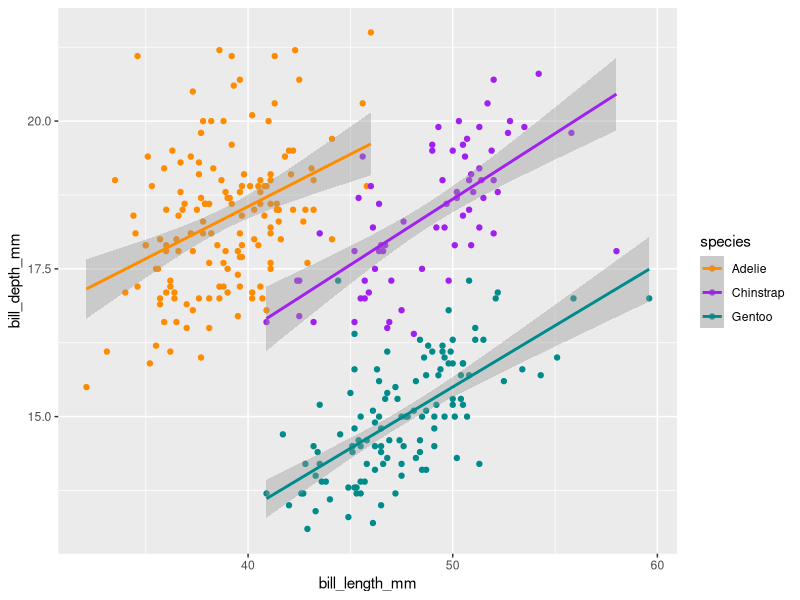
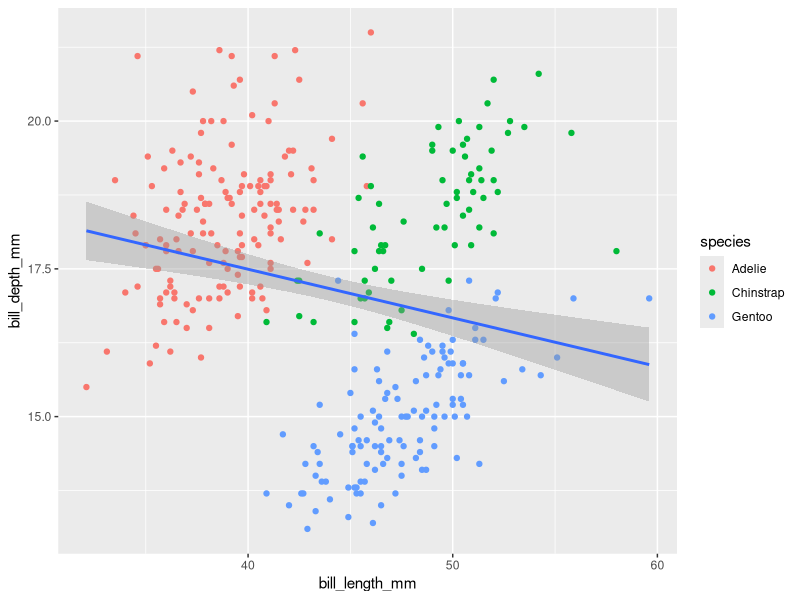
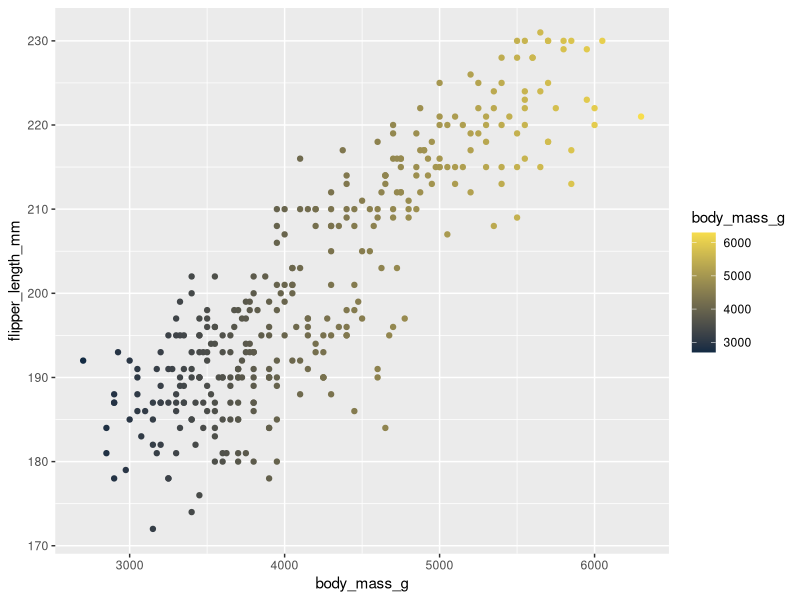
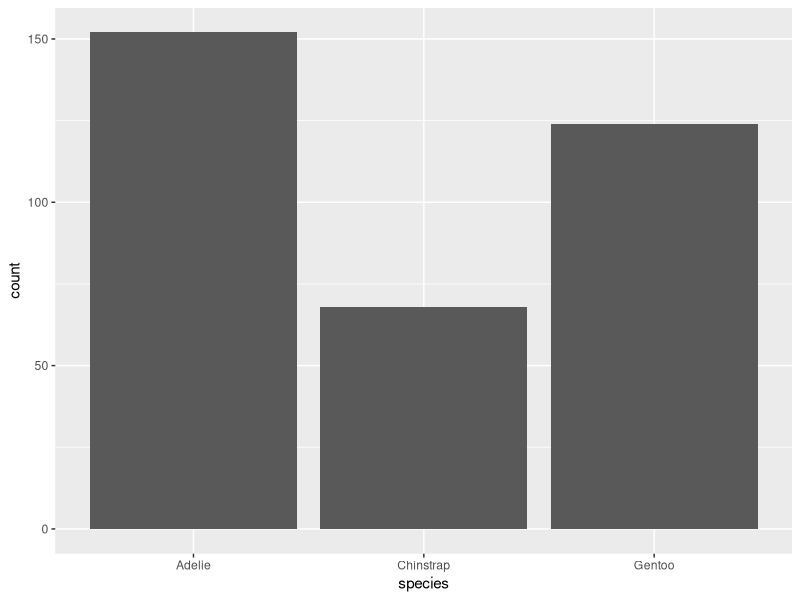

R code for these plots, in order: (Note: this script raises an error after producing the figures.)
## ---- chunk 1
library(tidyverse)
library(palmerpenguins)
## ---- chunk 2
# untidy data ----
temp_data_wide <- tribble(
  ~date, ~station1, ~station2,  ~station3,
  "2023-10-01", 30.1, 29.8,  31.2,
  "2023-11-01", 28.6, 29.1,  33.4,
  "2023-12-01", 29.9, 28.5,  32.3
)
# make tidy:
temp_data_long <- temp_data_wide |> 
  pivot_longer(cols = starts_with("station"),
               names_to = "station_id", 
               values_to = "temp_c")
## ---- chunk 3
#mapping color globally
ggplot(na.omit(penguins), mapping = aes(x = bill_length_mm,
                                      y = bill_depth_mm, color = species)) +
  geom_point() +
  geom_smooth(method = lm) +
  scale_color_manual(values = c("darkorange", "purple", "cyan4")) #adding a color scale to our species colors

#mapping color locally
ggplot(na.omit(penguins), aes(x = bill_length_mm,
                                      y = bill_depth_mm)) +
  geom_point(aes(color = species)) + 
  geom_smooth(method = lm)
#mapping a linear model to the entire dataset instead of by species

#mapping color with a continuous variable / range of colors 
ggplot(penguins, aes(x= body_mass_g, y = flipper_length_mm,
                     color = body_mass_g)) + 
  geom_point() +
  scale_color_gradient(low = "#132B43", high = "#F7DD4C") #adding a color scale 


#OTHER WAYS:
#another way to start the graph with piping:
# penguins %>% 
#  ggplot(aes(x = bill_length_mm, y = bill_depth_mm))

#another way to graph:
#ggplot() +
#  geom_point(data = penguins, mapping = aes(x = bill_length_mm, y = bill_depth_mm))
## ---- chunk 4
ggplot(penguins, aes(x= species)) +
  geom_bar()
## ---- chunk 5
penguins_summary <- penguins %>% 
  count(species)

ggplot(penguins(summary, aes(x = species, y = n))) +
         geom_bar(stat = "identity")
## ---- chunk 6
# want to plot proportion
ggplot(penguins, aes(x= species, y = after_stat(prop), group = 1)) + #adding group = 1 to tell it to calculate the prop of the entire dataset
  geom_bar()
## ---- chunk 7
ggplot(penguins, aes(x = species, fill = island)) + 
  geom_bar(position = "dodge") #adding position to change the default stacked version

#other options can be: position_dodge1, position_dodge2, fill
## ---- chunk 8
ggplot(penguins, aes(x = species)) + 
  geom_bar() + 
  coord_cartesian() # this is defaulted in our ggplot graphs

ggplot(penguins, aes(x = species)) + 
  geom_bar() + 
  coord_flip() #flips the axes

ggplot(penguins, aes(x = species)) + 
  geom_bar() + 
  coord_polar() + #changes the axes to be circular
  theme_minimal() #adding a theme to the plot + 
  theme( #where you can change a lot about your plot
    axis.title = element_text(size = 17, color = "purple") #changing size and color of the axes
  )
